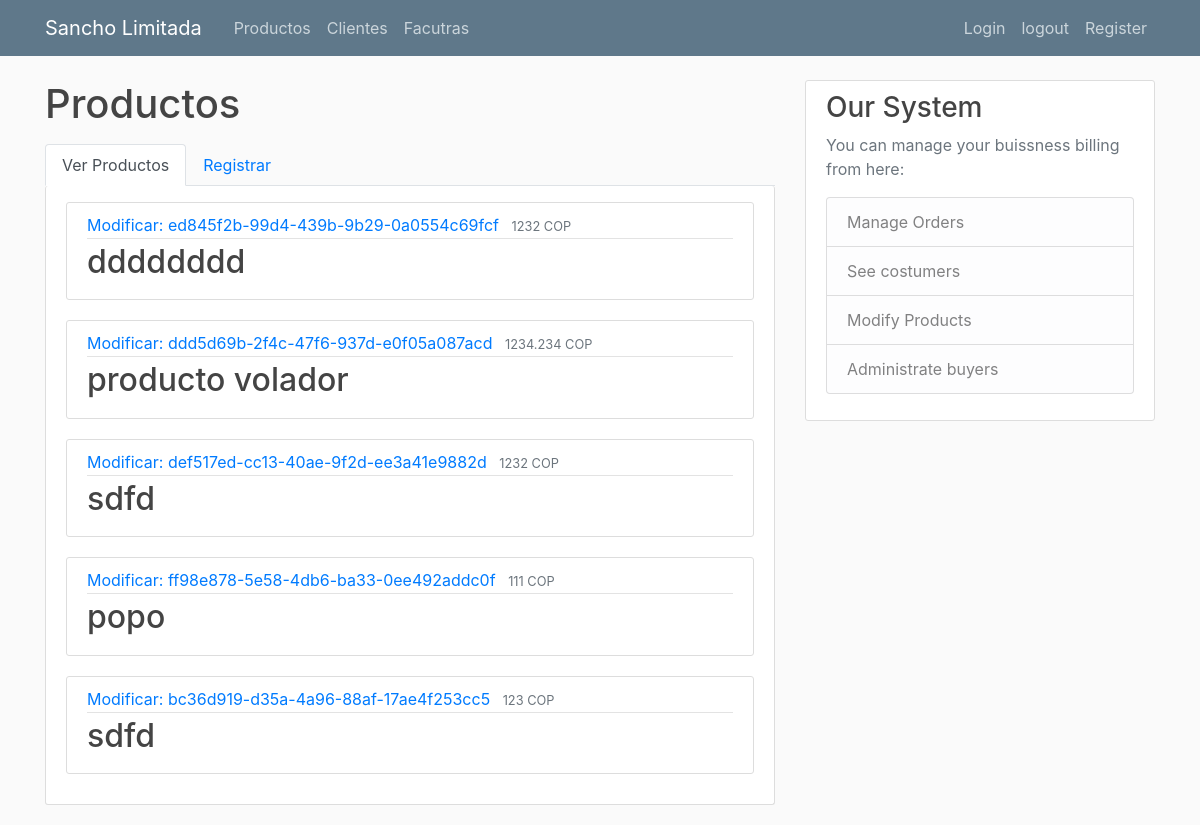
Page /productos (signed in) on the committed database.
### SanchoApp/Products/model.py (models this page shows, shortened)
class Producto(db.Model):
    __tablename__="productos"
    relacion_facturas = relationship("Factura",
                            secondary=relacion_productos_facturas,
                            back_populates="relacion_productos")
    id = db.Column(db.Integer, primary_key=True)
    nombre = db.Column(db.String(100), nullable=False)
    codigo = db.Column(db.String(100), nullable=False, unique=True)
    precio = db.Column(db.String(10), nullable=False)
    cantidad = db.Column(db.Integer, nullable=False, default=1)
    categoria = db.Column(db.String(100), nullable=True)
    bodega = db.Column(db.String(100), nullable=True)
    estado_activo = db.Column(db.Boolean(), nullable=False, default=True)

### SanchoApp/Products/controller.py (the view)
    @app.route("/")
    @app.route("/productos")
    @login_required
    def productos():
        product_record = Producto.query.order_by(
            Producto.categoria).limit(10).all()
        return render_template('Products/productos.html', title='Productos', lista_de_productos=product_record)

### SanchoApp/templates/Products/productos.html (shortened to what this page needs)
{% extends "layout.html" %}
{% block content %}
<h1 class="mb-3">Productos</h1>
<ul class="nav nav-tabs">
  <li class="nav-item">
    <a class="nav-link active" href="{{url_for('productos')}}">Ver Productos</a>
  </li>
  <li class="nav-item">
    <a class="nav-link" href="{{url_for('registrar_productos')}}">Registrar</a>
  </li>
</ul>
<div class="content-section border-top-0 pt-3">
  {% for producto in lista_de_productos %}
    {% if producto.estado_activo %}
      <article class="media content-section ">
        <div class="media-body">
          <div class="article-metadata">
            <a class="mr-2" href="productos/{{producto.id}}">{{"Modificar: "+producto.codigo }}</a>
            <small class="text-muted">{{ producto.precio + " COP"}}</small>
          </div>
          <h2 class="article-title" href="#">{{ producto.nombre }}</h2>
        </div>
      </article>
    {% endif %}
  {% endfor %}
</div>
{% endblock content %}

### SanchoApp/static/main.css (style rules this page uses)
body { background: #fafafa; color: #333333; margin-top: 5rem; }
h1, h2, h3, h4, h5, h6 { color: #444444; }
.content-section { background: #ffffff; padding: 10px 20px; border: 1px solid #dddddd; border-radius: 3px; margin-bottom: 20px; }
.article-title { color: #444444; }
.article-metadata { padding-bottom: 1px; margin-bottom: 4px; border-bottom: 1px solid #e3e3e3 }

### rows in the picture
Producto: codigo "Modificar: ed845f2b-99d4-439b-9b29-0a0554c69fcf", precio "1232 COP", nombre "dddddddd"
Producto: codigo "Modificar: ddd5d69b-2f4c-47f6-937d-e0f05a087acd", precio "1234.234 COP", nombre "producto volador"
Producto: codigo "Modificar: def517ed-cc13-40ae-9f2d-ee3a41e9882d", precio "1232 COP", nombre "sdfd"
Producto: codigo "Modificar: ff98e878-5e58-4db6-ba33-0ee492addc0f", precio "111 COP", nombre "popo"
Producto: codigo "Modificar: bc36d919-d35a-4a96-88af-17ae4f253cc5", precio "123 COP", nombre "sdfd"
